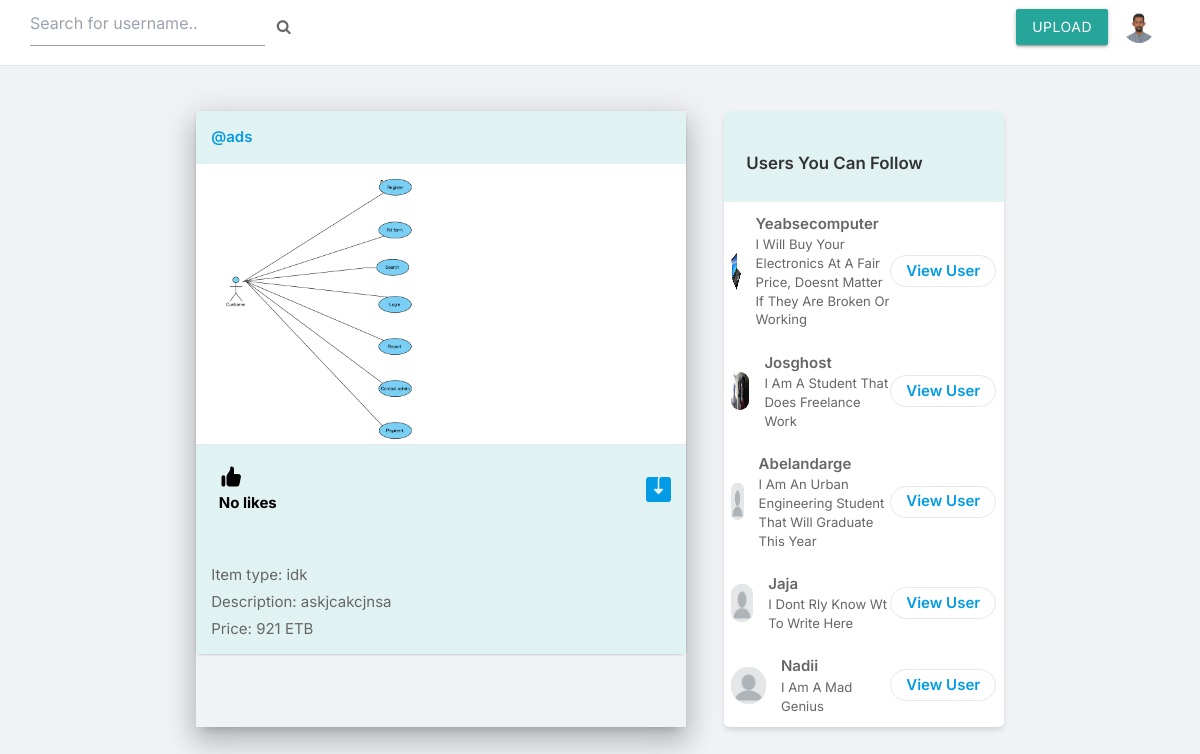
/ (signed in), run on the app's committed database.
### core/models.py (models this page shows, shortened)
class Profile(models.Model):
    user = models.ForeignKey(User, on_delete=models.CASCADE)
    first_name=models.TextField(max_length=100)
    last_name=models.TextField(max_length=100)
    id_user = models.IntegerField()
    bio = models.TextField(blank=True)
    profileimg = models.ImageField(upload_to='profile_images', default='blank-profile-picture.png')
    location = models.CharField(max_length=100, blank=True)
    phonenumber=models.IntegerField(null=True)

class Post(models.Model):
    id = models.UUIDField(primary_key=True, default=uuid.uuid4)
    user = models.CharField(max_length=100)
    image = models.ImageField(upload_to='post_images')
    item=models.TextField(max_length=100)
    caption = models.TextField()
    price=models.IntegerField()
    created_at = models.DateTimeField(default=datetime.now)
    no_of_likes = models.IntegerField(default=0)
    no_of_reports = models.IntegerField(default=0)

### core/views.py (the view)
# urls.py: path('', views.index, name='index'),
@login_required(login_url='signin')
def index(request):
    user_object = User.objects.get(username=request.user.username)
    user_profile = Profile.objects.get(user=user_object)
    user_following_list = []
    feed = []
    user_following = FollowersCount.objects.filter(follower=request.user.username)
    for users in user_following:
        user_following_list.append(users.user)
    for usernames in user_following_list:
        feed_lists = Post.objects.filter(user=usernames)
        feed.append(feed_lists)
    feed_list = list(chain(*feed))
    all_users = User.objects.all()
    user_following_all = []
    for user in user_following:
        user_list = User.objects.get(username=user.user)
        user_following_all.append(user_list)
    new_suggestions_list = [x for x in list(all_users) if (x not in list(user_following_all))]
    current_user = User.objects.filter(username=request.user.username)
    final_suggestions_list = [x for x in list(new_suggestions_list) if ( x not in list(current_user))]
    random.shuffle(final_suggestions_list)
    username_profile = []
    username_profile_list = []
    for users in final_suggestions_list:
        username_profile.append(users.id)
    for ids in username_profile:
        profile_lists = Profile.objects.filter(id_user=ids)
        username_profile_list.append(profile_lists)
        posts=Post.objects.all( )
    suggestions_username_profile_list = list(chain(*username_profile_list))
    return render(request, 'index.html', {'user_profile': user_profile, 'posts':posts, 'suggestions_username_profile_list': suggestions_username_profile_list[:5]})

### templates/index.html (shortened to what this page needs)
{% load static %}
<!DOCTYPE html>
<html lang="en">
<head>
    <link rel="stylesheet" href="{% static 'assets/css/uikit.css' %}">
    <link rel="stylesheet" href="{% static 'assets/css/style.css' %}">
    <link rel="stylesheet" href="{% static 'assets/css/tailwind.css' %}">
    <link rel="stylesheet" href="{% static 'assets/css/materialize.css' %}">
    <link rel="stylesheet" href="https://cdnjs.cloudflare.com/ajax/libs/font-awesome/4.7.0/css/font-awesome.min.css">
</head>
<body bgcolor="white">
            <header >
                <div class="header_inner ">
                    <form action="/search" method="POST">
                    <div class="left-side">
                            <input type="text" name="username" placeholder="Search for username..">&nbsp; &nbsp;
                            <button type="submit"><i class="fa fa-search fa-1x"></i></button>
                    </div>
                    </form>
                    <div class="right-side lg:pr-4">
                        <a href="#"
                         class="waves-effect waves-light btn ">Upload
                        </a>
                        <a href="#">
                            <img src="{{user_profile.profileimg.url}}" class="header-avatar" alt="">
                        </a>
                    </div>
                </div>
            </header>
            <div class="container m-auto">
                <div class="lg:flex justify-center lg:space-x-10 lg:space-y-0 space-y-5">
                    <div class="space-y-5 flex-shrink-0 lg:w-7/12 z-depth-4">
                        {% for post in posts reversed %}
                        <div class="bg-white shadow rounded-md  -mx-2 lg:mx-0 teal lighten-5">
                            <div class="flex justify-between items-center px-4 py-3">
                                <div class="flex flex-1 items-center space-x-4">
                                    <span class="block font-semibold "><a href="/profile/{{post.user}}">@{{post.user}}</a></span>
                                </div>
                              <div>
                                <a href="#"> <i class="icon-feather-more-horizontal text-2xl hover:bg-gray-200 rounded-full p-2 transition -mr-1 "></i> </a>
                              </div>
                            </div>
                            <div uk-lightbox>
                                <a href="{{post.image.url}}">
                                    <img src="{{post.image.url}}" alt="">
                                </a>
                            </div>
                            <div class="py-3 px-4 space-y-3 teal lighten-5">
                                <div class="flex space-x-4 lg:font-bold">
                                    <a href="/like-post?post_id={{post.id}}" class="flex items-center space-x-2">
                                        <div class="p-2 rounded-full text-black">
                                            {% if post.no_of_likes == 0 %}
                                            <p>No likes</p>
                                            {% elif post.no_of_likes == 1 %}
                                            <p>Liked by {{post.no_of_likes}} person</p>
                                            {% else %}
                                            <p>Liked by {{post.no_of_likes}} people</p>
                                            {% endif %}
                                        </div>
                                    </a>
                                    <a href="{{post.image.url}}" class="flex items-center space-x-2 flex-1 justify-end" download>
                                    </a>
                                </div>
                                <p>
                                     <br>Item type: {{post.item}}<br>Description: {{post.caption}}<br>Price: {{post.price}} ETB
                                </p>
                            </div>
                        </div>
                        {% endfor %}
                    </div>
                    <div class="lg:w-4/12">
                        <div class="bg-white shadow-md rounded-md overflow-hidden">
                            <div class="bg teal lighten-5 flex items-baseline justify-between py-1 px-6 ">
                                <h2 class="font-semibold text-lg">Users You Can Follow</h2>
                            </div>
                            <div class="divide-gray-300 divide-gray-50 divide-opacity-50  px-2 ">
                                {% for suggestion in suggestions_username_profile_list %}
                                <div class="flex items-center justify-between py-3">
                                    <div class="flex flex-1 items-center space-x-4">
                                        <a href="/profile/{{suggestion.user}}">
                                            <img src="{{suggestion.profileimg.url}}" class="bg-gray-200 rounded-full w-10 h-10">
                                        </a>
                                        <div class="flex flex-col">
                                            <span class="block capitalize font-semibold"> {{suggestion.user}} </span>
                                            <span class="block capitalize text-sm"> {{suggestion.bio}} </span>
                                        </div>
                                    </div>
                                    <a href="/profile/{{suggestion.user}}" class="border border-gray-200 font-semibold px-4 py-1 rounded-full  "> View User </a>
                                </div>
                                {% endfor %}
                            </div>
                        </div>
                    </div>
                </div>
            </div>
</body>
</html>

### static/assets/css/style.css (style rules this page uses)
body { background-color: white; }
button { vertical-align: middle; }
input { height: 48px; line-height: 48px; padding: 0 20px; outline: none; font-size: 15px; color: #808080; max-width: 100%; width: 100%; -webkit-box-sizing: border-box; box-sizing: border-box; display: block; font-weight: 400; opacity: 1; border-radius: 4px; border: none; -webkit-box-shadow: 0 1px 4px 0px rgba(0, 0, 0, 0.12); box-shadow: 0 1px 4px 0px rgba(0, 0, 0, 0.12); }
input[type="text"], input[type="password"], input[type="email"], input[type="number"] { height: 48px; line-height: 48px; padding: 0 20px; outline: none; font-size: 15px; color: #808080; max-width: 100%; width: 100%; -webkit-box-sizing: border-box; box-sizing: border-box; display: block; font-weight: 400; opacity: 1; border-radius: 4px; border: none; -webkit-box-shadow: 0 1px 4px 0px rgba(0, 0, 0, 0.12); box-shadow: 0 1px 4px 0px rgba(0, 0, 0, 0.12); }
input { -webkit-transition: all 0.1s ease-in-out; transition: all 0.1s ease-in-out; }
::placeholder { color: #808080; opacity: 1; }
button { border: none; margin: 0; padding: 0; width: auto; overflow: visible; background: transparent; color: inherit; font: inherit; line-height: normal; cursor: pointer; }
a { color: #be185d; -webkit-transition: 0.3s; transition: 0.3s; outline: none !important; }
button { outline: none !important; }
img { max-width: 100%; }
body { color: #666; font-size: 15px; line-height: 27px; background-color: #f0f2f5; font-family: "Inter", sans-serif; text-transform: none; }
body p { font-size: 15px; line-height: 27px; }
h1, h2, h3, h4, h5, h6 { font-family: "Inter", sans-serif; text-transform: none; }
input[type="text"], input[type="password"], input[type="email"] { font-family: "Inter", sans-serif; text-transform: none; }
button, body .pac-container { font-family: "Inter", sans-serif; text-transform: none; }
h1, h2, h3, h4, h5, h6 { color: #333; font-weight: 500; margin: 0; padding: 0; }
h2 { font-size: 26px; }
@media (min-width: 1024px) { .container { max-width: 900px !important; padding-top: 45px; } }
header { background-color: #fff; left: 0; right: 0; top: 0; z-index: 99; height: 66px; display: -webkit-box; display: -ms-flexbox; display: flex; -webkit-box-align: center; -ms-flex-align: center; align-items: center; border-bottom: 1px solid #e5e7eb; }
header .header_inner { display: -webkit-box; display: -ms-flexbox; display: flex; -webkit-box-align: center; -ms-flex-align: center; align-items: center; max-width: 1090px; margin: auto; width: 100%; max-width: 100% !important; padding: 0 30px; }
header .header_inner .left-side { display: -webkit-box; display: -ms-flexbox; display: flex; -webkit-box-align: center; -ms-flex-align: center; align-items: center; }
header .header_inner .right-side { display: -webkit-box; display: -ms-flexbox; display: flex; -webkit-box-align: center; -ms-flex-align: center; align-items: center; -webkit-box-pack: end; -ms-flex-pack: end; justify-content: flex-end; margin-left: auto; }
header .header_inner .right-side .header-avatar { width: 32px; height: 32px; border-radius: 100%; margin-left: 15px; }

### data on the page
Profile: profileimg (picture)
Post: user "ads", image (picture), no_of_likes "No likes", item "idk", caption "askjcakcjnsa", price "921"
Profile: profileimg (placeholder picture), user "Yeabsecomputer", bio "I Will Buy Your Electronics At A Fair Price, Doesnt Matter If They Are Broken Or Working"
Profile: profileimg (picture), user "Josghost", bio "I Am A Student That Does Freelance Work"
Profile: profileimg (placeholder picture), user "Abelandarge", bio "I Am An Urban Engineering Student That Will Graduate This Year"
Profile: profileimg (placeholder picture), user "Jaja", bio "I Dont Rly Know Wt To Write Here"
Profile: profileimg (placeholder picture), user "Nadii", bio "I Am A Mad Genius"
